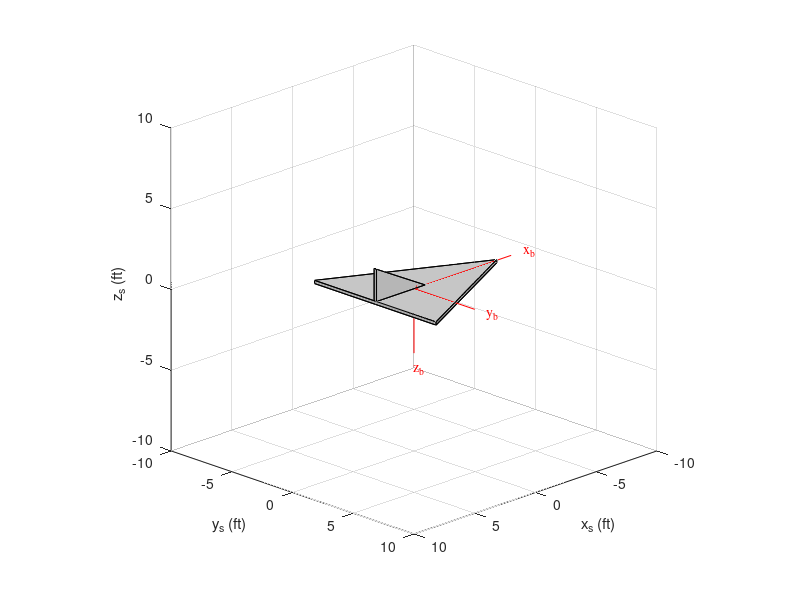

Source code (MATLAB):
clear;clc;format short e;
% Mass, Mass Center, Inertia Calculation
% Three View Drawing
% Compute Aircraft Parameters
 b = 10; % ft
 c = 10; % ft
 d = 6; % ft
 h = 2; % ft
 t = 0.2; % ft
 rho = 4; % slug/ft^3
% Comnpute Mass
 m = 1/2*rho*t*( b*c + h*(c-d) );
% Compute Mass Center
 xscm = 1/3*rho*t*( b*c^2 + 1/2*h*(c-d)*(2*c+d ) )/m;
 yscm = 0;
 zscm = 1/2*rho*t*( h*(c-d)*(1/2*t+1/3*h) )/m;
% Compute Inertia
 ixx = 1/2*rho*t*( ...
 + b*c *( (b/2)^2/18 + (t )^2/12 + (zscm )^2 + (b/2/3 )^2 ) ...
 + h*(c-d) *( (h )^2/18 + (t )^2/12 + (zscm-1/2*t-1/3*h)^2 ) ...
 );
 iyy = 1/2*rho*t*( ...
 + b*c *( (c )^2/18 + (t )^2/12 + (xscm-2/3*c )^2 + (zscm )^2 ) ...
 + h*(c-d) *( (h )^2/18 + (c-d)^2/18 + (xscm-2/3*c-1/3*d)^2 + (zscm-1/2*t-1/3*h)^2 ) ...
 );
 izz = 1/2*rho*t*( ...
 + b*c *( (b/2)^2/18 + (c )^2/18 + (xscm-2/3*c )^2 + (b/2/3 )^2 ) ...
 + h*(c-d) *( (c-d)^2/18 + (t )^2/12 + (xscm-2/3*c-1/3*d)^2 ) ...
 );
 ixy = 0;
 iyz = 0;
 izx = 1/2*rho*t*( ...
 + b*c *( (xscm-2/3*c ) * (zscm ) ) ...
 + h*(c-d) *( (h )*(c-d)/36 + (xscm-2/3*c-1/3*d) * (zscm-1/2*t-1/3*h) ) ...
 );
% Calculate Aircraft Surface - Structural Axes
% Calculate Component Surface - Right Wing Upper Surface (1)
% 2D Triangle
 n1a = 100; % Number of Chordwise Points, -
 n1b = 100; % Number of Spanwise Points, -
 m1_1 = +c/(b/2); % Leading Edge Slope, -
 b1_1 = 0; % Leading Edge Intercept, ft
 m1_2 = 0; % Trailing Edge Slope, -
 b1_2 = c; % Trailing Edge Intercept, ft
 y = linspace(0,+b/2,n1b).';
 z = +t/2;
 x1_s = NaN(n1a,n1b); y1_s = NaN(n1a,n1b); z1_s = NaN(n1a,n1b);
 for j = 1:n1a
 for k = 1:n1b
 xle = m1_1*y(k) + b1_1;
 xte = m1_2*y(k) + b1_2;
 x = (xte-xle)*(j-1)/(n1a-1) + xle;
 x1_s(j,k) = x;
 y1_s(j,k) = y(k);
 z1_s(j,k) = z;
  end
 end
 xv1_1_s = m1_1*( 0 ) + b1_1; yv1_1_s = 0; zv1_1_s = z;
 xv1_2_s = m1_1*(+b/2) + b1_1; yv1_2_s = +b/2; zv1_2_s = z;
 xv1_3_s = m1_2*(+t/2) + b1_2; yv1_3_s = +t/2; zv1_3_s = z;
 xv1_4_s = d; yv1_4_s = +t/2; zv1_4_s = z;
 xv1_s = [xv1_1_s xv1_2_s xv1_3_s xv1_4_s].';
 yv1_s = [yv1_1_s yv1_2_s yv1_3_s yv1_4_s].';
 zv1_s = [zv1_1_s zv1_2_s zv1_3_s zv1_4_s].';
% Calculate Component Surface - Right Wing Lower Surface (2)
% 2D Triangle
 n2a = 100; % Number of Chordwise Points, -
 n2b = 100; % Number of Spanwise Points, -
 m2_1 = +c/(b/2); % Leading Edge Slope, -
 b2_1 = 0; % Leading Edge Intercept, ft
 m2_2 = 0; % Trailing Edge Slope, -
 b2_2 = +c; % Trailing Edge Intercept, ft
 y = linspace(0,+b/2,n2b).';
 z = -t/2;
 x2_s = NaN(n2a,n2b); y2_s = NaN(n2a,n2b); z2_s = NaN(n2a,n2b);
 for j = 1:n2a
 for k = 1:n2b
 xle = m2_1*y(k) + b2_1;
 xte = m2_2*y(k) + b2_2;
 x = (xte-xle)*(j-1)/(n2a-1) + xle;
 x2_s(j,k) = x;
 y2_s(j,k) = y(k);
 z2_s(j,k) = z;
 end
 end
 xv2_1_s = m2_1*( 0 ) + b2_1; yv2_1_s = 0; zv2_1_s = z;
 xv2_2_s = m2_1*(+b/2) + b2_1; yv2_2_s = +b/2; zv2_2_s = z;
 xv2_3_s = m2_2*( 0 ) + b2_2; yv2_3_s = 0; zv2_3_s = z;
 xv2_s = [xv2_1_s xv2_2_s xv2_3_s].';
 yv2_s = [yv2_1_s yv2_2_s yv2_3_s].';
 zv2_s = [zv2_1_s zv2_2_s zv2_3_s].';
% Calculate Component Surface - Right Wing Outer Edge Surface (3)
% 2D Rectangle
 n3a = 100; % Number of Chordwise Points, -
 n3b = 100; % Number of Spanwise Points, -
 m3_1 = +c/(b/2); % Leading Edge Slope, -
 b3_1 = 0; % Leading Edge Intercept, ft
 y = linspace(0,+b/2,n3b).';
 z3_1 = -t/2;
 z3_2 = +t/2;
 x3_s = NaN(n3a,n3b); y3_s = NaN(n3a,n3b); z3_s = NaN(n3a,n3b);
 for j = 1:n3a
 for k = 1:n3b
 xle = m1_1*y(k) + b1_1;
 x = xle;
 z = (z3_2-z3_1)*(j-1)/(n3a-1) + z3_1;
 x3_s(j,k) = x;
 y3_s(j,k) = y(k);
 z3_s(j,k) = z;
 end
 end
 xv3_1_s = m3_1*( 0 ) + b3_1; yv3_1_s = 0; zv3_1_s = z3_1;
 xv3_2_s = m3_1*(+b/2) + b3_1; yv3_2_s = +b/2; zv3_2_s = z3_1;
 xv3_3_s = m3_1*(+b/2) + b3_1; yv3_3_s = +b/2; zv3_3_s = z3_2;
 xv3_4_s = m3_1*( 0 ) + b3_1; yv3_4_s = 0; zv3_4_s = z3_2;
 xv3_5_s = m3_1*( 0 ) + b3_1; yv3_5_s = 0; zv3_5_s = z3_1;
 xv3_s = [xv3_1_s xv3_2_s xv3_3_s xv3_4_s xv3_5_s].';
 yv3_s = [yv3_1_s yv3_2_s yv3_3_s yv3_4_s yv3_5_s].';
 zv3_s = [zv3_1_s zv3_2_s zv3_3_s zv3_4_s zv3_5_s].';
% Calculate Component Surface - Right Wing Aft Edge Surface (4)
% 2D Rectangle
 n4a = 100; % Number of Chordwise Points, -
 n4b = 100; % Number of Spanwise Points, -
 m4_2 = 0; % Trailing Edge Slope, -
 b4_2 = +c; % Trailing Edge Intercept, ft
 y = linspace(0,+b/2,n4b).';
 z4_1 = -t/2;
 z4_2 = +t/2;
 x4_s = NaN(n4a,n4b); y4_s = NaN(n4a,n4b); z4_s = NaN(n4a,n4b);
 for j = 1:n4a
 for k = 1:n4b
 xte = m4_2*y(k) + b4_2;
 x = xte;
 z = (z4_2-z4_1)*(j-1)/(n4a-1) + z4_1;
 x4_s(j,k) = x;
 y4_s(j,k) = y(k);
 z4_s(j,k) = z;
 end
 end
 xv4_1_s = m4_2*( 0 ) + b4_2; yv4_1_s = 0; zv4_1_s = z4_1;
 xv4_2_s = m4_2*(+b/2) + b4_2; yv4_2_s = +b/2; zv4_2_s = z4_1;
 xv4_3_s = m4_2*(+b/2) + b4_2; yv4_3_s = +b/2; zv4_3_s = z4_2;
 xv4_4_s = m4_2*( 0 ) + b4_2; yv4_4_s = 0; zv4_4_s = z4_2;
 xv4_s = [xv4_1_s xv4_2_s xv4_3_s xv4_4_s].';
 yv4_s = [yv4_1_s yv4_2_s yv4_3_s yv4_4_s].';
 zv4_s = [zv4_1_s zv4_2_s zv4_3_s zv4_4_s].';
% Calculate Component Surface - Left Wing Upper Surface (5)
% 2D Triangle
 n5a = 100; % Number of Chordwise Points, -
 n5b = 100; % Number of Spanwise Points, -
 m5_1 = -c/(b/2); % Leading Edge Slope, -
 b5_1 = 0; % Leading Edge Intercept, ft
 m5_2 = 0; % Trailing Edge Slope, -
 b5_2 = +c; % Trailing Edge Intercept, ft
 y = linspace(-b/2,0,n5b).';
 z = +t/2;
 x5_s = NaN(n5a,n5b); y5_s = NaN(n5a,n5b); z5_s = NaN(n5a,n5b);
 for j = 1:n5a
 for k = 1:n5b
 xle = m5_1*y(k) + b5_1;
 xte = m5_2*y(k) + b5_2;
 x = (xte-xle)*(j-1)/(n5a-1) + xle;
 x5_s(j,k) = x;
 y5_s(j,k) = y(k);
 z5_s(j,k) = z;
 end
 end
 xv5_1_s = m5_1*( 0 ) + b5_1; yv5_1_s = 0; zv5_1_s = z;
 xv5_2_s = m5_1*(-b/2) + b5_1; yv5_2_s = -b/2; zv5_2_s = z;
 xv5_3_s = m5_2*(-t/2) + b5_2; yv5_3_s = -t/2; zv5_3_s = z;
 xv5_4_s = d; yv5_4_s = -t/2; zv5_4_s = z;
  xv5_s = [xv5_1_s xv5_2_s xv5_3_s xv5_4_s].';
 yv5_s = [yv5_1_s yv5_2_s yv5_3_s yv5_4_s].';
 zv5_s = [zv5_1_s zv5_2_s zv5_3_s zv5_4_s].';
% Calculate Component Surface - Right Wing Lower Surface (6)
% 2D Triangle
 n6a = 100; % Number of Chordwise Points, -
 n6b = 100; % Number of Spanwise Points, -
 m6_1 = -c/(b/2); % Leading Edge Slope, -
 b6_1 = 0; % Leading Edge Intercept, ft
 m6_2 = 0; % Trailing Edge Slope, -
 b6_2 = +c; % Trailing Edge Intercept, ft
 y = linspace(-b/2,0,n6b).';
 z = -t/2;
 x6_s = NaN(n6a,n6b); y6_s = NaN(n6a,n6b); z6_s = NaN(n6a,n6b);
 for j = 1:n6a
 for k = 1:n6b
 xle = m6_1*y(k) + b6_1;
 xte = m6_2*y(k) + b6_2;
 x = (xte-xle)*(j-1)/(n6a-1) + xle;
 x6_s(j,k) = x;
 y6_s(j,k) = y(k);
 z6_s(j,k) = z;
 end
 end
 xv6_1_s = m6_1*( 0 ) + b6_1; yv6_1_s = 0; zv6_1_s = z;
 xv6_2_s = m6_1*(-b/2) + b6_1; yv6_2_s = -b/2; zv6_2_s = z;
 xv6_3_s = m6_2*( 0 ) + b6_2; yv6_3_s = 0; zv6_3_s = z;
 xv6_s = [xv6_1_s xv6_2_s xv6_3_s].';
 yv6_s = [yv6_1_s yv6_2_s yv6_3_s].';
 zv6_s = [zv6_1_s zv6_2_s zv6_3_s].';
% Calculate Component Surface - Left Wing Outer Edge Surface (7)
% 2D Rectangle
 n7a = 100; % Number of Chordwise Points, -
 n7b = 100; % Number of Spanwise Points, -
 m7_1 = -c/(b/2); % Leading Edge Slope, -
 b7_1 = 0; % Leading Edge Intercept, ft
 y = linspace(-b/2,0,n7b).';
 z7_1 = -t/2;
 z7_2 = +t/2;
 x7_s = NaN(n7a,n7b); y7_s = NaN(n7a,n7b); z7_s = NaN(n7a,n7b);
 for j = 1:n7a
 for k = 1:n7b
 xle = m7_1*y(k) + b7_1;
 x = xle;
 z = (z7_2-z7_1)*(j-1)/(n7a-1) + z7_1;
 x7_s(j,k) = x;
 y7_s(j,k) = y(k);
 z7_s(j,k) = z;
 end
 end
 xv7_1_s = m7_1*( 0 ) + b7_1; yv7_1_s = 0; zv7_1_s = z7_1;
 xv7_2_s = m7_1*(-b/2) + b7_1; yv7_2_s = -b/2; zv7_2_s = z7_1;
 xv7_3_s = m7_1*(-b/2) + b7_1; yv7_3_s = -b/2; zv7_3_s = z7_2;
 xv7_4_s = m7_1*( 0 ) + b7_1; yv7_4_s = 0; zv7_4_s = z7_2;
 xv7_5_s = m7_1*( 0 ) + b7_1; yv7_5_s = 0; zv7_5_s = z7_1;
 xv7_s = [xv7_1_s xv7_2_s xv7_3_s xv7_4_s xv7_5_s].';
 yv7_s = [yv7_1_s yv7_2_s yv7_3_s yv7_4_s yv7_5_s].';
 zv7_s = [zv7_1_s zv7_2_s zv7_3_s zv7_4_s zv7_5_s].';
 % Calculate Component Surface - Left Wing Aft Edge Surface (8)
% 2D Rectangle
 n8a = 100; % Number of Chordwise Points, -
 n8b = 100; % Number of Spanwise Points, -
 m8_2 = 0; % Trailing Edge Slope, -
 b8_2 = +c; % Trailing Edge Intercept, ft
 y = linspace(-b/2,0,n8b).';
 z8_1 = -t/2;
 z8_2 = +t/2;
 x8_s = NaN(n8a,n8b); y8_s = NaN(n8a,n8b); z8_s = NaN(n8a,n8b);
 for j = 1:n8a
 for k = 1:n8b
 xte = m8_2*y(k) + b8_2;
 x = xte;
 z = (z8_2-z8_1)*(j-1)/(n8a-1) + z8_1;
 x8_s(j,k) = x;
 y8_s(j,k) = y(k);
 z8_s(j,k) = z;
 end
 end
 xv8_1_s = m8_2*( 0 ) + b8_2; yv8_1_s = 0; zv8_1_s = z8_1;
 xv8_2_s = m8_2*(-b/2) + b8_2; yv8_2_s = -b/2; zv8_2_s = z8_1;
 xv8_3_s = m8_2*(-b/2) + b8_2; yv8_3_s = -b/2; zv8_3_s = z8_2;
 xv8_4_s = m8_2*( 0 ) + b8_2; yv8_4_s = 0; zv8_4_s = z8_2;
 xv8_s = [xv8_1_s xv8_2_s xv8_3_s xv8_4_s].';
 yv8_s = [yv8_1_s yv8_2_s yv8_3_s yv8_4_s].';
 zv8_s = [zv8_1_s zv8_2_s zv8_3_s zv8_4_s].';
% Calculate Component Surface - Right Vertical Tail Surface (9)
% 2D Triangle
 n9a = 100; % Number of Chordwise Points, -
 n9b = 100; % Number of Spanwise Points, -
 m9_1 = +(c-d)/h; % Leading Edge Slope, -
 b9_1 = +(c-d)/h*(-t/2) + d ; % Leading Edge Intercept, ft
 m9_2 = 0; % Trailing Edge Slope, -
 b9_2 = +c; % Trailing Edge Intercept, ft
 y = +t/2;
 z = linspace(+t/2,+t/2+h,n9b).';
 x9_s = NaN(n9a,n9b); y9_s = NaN(n9a,n9b); z9_s = NaN(n9a,n9b);
 for j = 1:n9a
 for k = 1:n9b
 xle = m9_1*z(k) + b9_1;
 xte = m9_2*z(k) + b9_2;
 x = (xte-xle)*(j-1)/(n9a-1) + xle;
 x9_s(j,k) = x;
 y9_s(j,k) = y;
 z9_s(j,k) = z(k);
 end
 end
 xv9_1_s = m9_1*(+t/2 ) + b9_1; yv9_1_s = y; zv9_1_s = +t/2;
 xv9_2_s = m9_1*(+t/2+h) + b9_1; yv9_2_s = y; zv9_2_s = +t/2+h;
 xv9_3_s = m9_2*(+t/2 ) + b9_2; yv9_3_s = y; zv9_3_s = +t/2;
 xv9_4_s = m9_1*(+t/2 ) + b9_1; yv9_4_s = y; zv9_4_s = +t/2;
 xv9_s = [xv9_1_s xv9_2_s xv9_3_s xv9_4_s].';
 yv9_s = [yv9_1_s yv9_2_s yv9_3_s yv9_4_s].';
 zv9_s = [zv9_1_s zv9_2_s zv9_3_s zv9_4_s].';
% Calculate Component Surface - Left Vertical Tail Surface (10)
% 2D Triangle
 n10a = 100; % Number of Chordwise Points, -
 n10b = 100; % Number of Spanwise Points, -
 m10_1 = +(c-d)/h; % Leading Edge Slope, -
 b10_1 = +(c-d)/h*(-t/2) + d ; % Leading Edge Intercept, ft
 m10_2 = 0; % Trailing Edge Slope, -
 b10_2 = +c; % Trailing Edge Intercept, ft
 y = -t/2;
 z = linspace(+t/2,+t/2+h,n10b).';
 x10_s = NaN(n10a,n10b); y10_s = NaN(n10a,n10b); z10_s = NaN(n10a,n10b);
 for j = 1:n10a
 for k = 1:n10b
 xle = m10_1*z(k) + b10_1;
 xte = m10_2*z(k) + b10_2;
 x = (xte-xle)*(j-1)/(n10a-1) + xle;
 x10_s(j,k) = x;
 y10_s(j,k) = y;
 z10_s(j,k) = z(k);
 end
 end
 xv10_1_s = m10_1*(+t/2 ) + b10_1; yv10_1_s = y; zv10_1_s = +t/2;
 xv10_2_s = m10_1*(+t/2+h) + b10_1; yv10_2_s = y; zv10_2_s = +t/2+h;
 xv10_3_s = m10_2*(+t/2 ) + b10_2; yv10_3_s = y; zv10_3_s = +t/2;
 xv10_4_s = m10_1*(+t/2 ) + b10_1; yv10_4_s = y; zv10_4_s = +t/2;
 xv10_s = [xv10_1_s xv10_2_s xv10_3_s xv10_4_s].';
 yv10_s = [yv10_1_s yv10_2_s yv10_3_s yv10_4_s].';
 zv10_s = [zv10_1_s zv10_2_s zv10_3_s zv10_4_s].';
% Calculate Component Surface - Vertical Tail Upper Edge Surface (11)
% 2D Rectangle
 n11a = 100; % Number of Chordwise Points, -
 n11b = 100; % Number of Spanwise Points, -
 m11_1 = +(c-d)/h; % Leading Edge Slope, -
 b11_1 = +(c-d)/h*(-t/2) + d ; % Leading Edge Intercept, ft
 y11_1 = -t/2;
 y11_2 = +t/2;
 z = linspace(+t/2,+t/2+h,n11b).';
 x11_s = NaN(n11a,n11b); y11_s = NaN(n11a,n11b); z11_s = NaN(n11a,n11b);
 for j = 1:n11a
 for k = 1:n11b
 xle = m11_1*z(k) + b11_1;
 x = xle;
 y = (y11_2-y11_1)*(j-1)/(n11a-1) + y11_1;
 x11_s(j,k) = x;
 y11_s(j,k) = y;
 z11_s(j,k) = z(k);
 end
 end
 xv11_1_s = m11_1*(+t/2 ) + b11_1; yv11_1_s = y11_1; zv11_1_s = +t/2;
 xv11_2_s = m11_1*(+t/2+h) + b11_1; yv11_2_s = y11_1; zv11_2_s = +t/2+h;
 xv11_3_s = m11_1*(+t/2+h) + b11_1; yv11_3_s = y11_2; zv11_3_s = +t/2+h;
 xv11_4_s = m11_1*(+t/2 ) + b11_1; yv11_4_s = y11_2; zv11_4_s = +t/2;
 xv11_5_s = m11_1*(+t/2 ) + b11_1; yv11_5_s = y11_1; zv11_5_s = +t/2;
 xv11_s = [xv11_1_s xv11_2_s xv11_3_s xv11_4_s xv11_5_s].';
 yv11_s = [yv11_1_s yv11_2_s yv11_3_s yv11_4_s yv11_5_s].';
 zv11_s = [zv11_1_s zv11_2_s zv11_3_s zv11_4_s zv11_5_s].';
% Calculate Component Surface - Vertical Tail Aft Edge Surface (12)
% 2D Rectangle
 n12a = 100; % Number of Chordwise Points, -
 n12b = 100; % Number of Spanwise Points, -
 m12_2 = 0; % Trailing Edge Slope, -
 b12_2 = +c; % Trailing Edge Intercept, ft
34
 y12_1 = -t/2;
 y12_2 = +t/2;
 z = linspace(+t/2,+t/2+h,n12b).';
 x12_s = NaN(n12a,n12b); y12_s = NaN(n12a,n12b); z12_s = NaN(n12a,n12b);
 for j = 1:n12a
 for k = 1:n12b
 xte = m12_2*z(k) + b12_2;
 x = xte;
 y = (y12_2-y12_1)*(j-1)/(n12a-1) + y12_1;
 x12_s(j,k) = x;
 y12_s(j,k) = y;
 z12_s(j,k) = z(k);
 end
 end
 xv12_1_s = m12_2*(+t/2 ) + b12_2; yv12_1_s = y12_1; zv12_1_s = +t/2;
 xv12_2_s = m12_2*(+t/2+h) + b12_2; yv12_2_s = y12_1; zv12_2_s = +t/2+h;
 xv12_3_s = m12_2*(+t/2+h) + b12_2; yv12_3_s = y12_2; zv12_3_s = +t/2+h;
 xv12_4_s = m12_2*(+t/2 ) + b12_2; yv12_4_s = y12_2; zv12_4_s = +t/2;
 xv12_5_s = m12_2*(+t/2 ) + b12_2; yv12_5_s = y12_1; zv12_5_s = +t/2;
 xv12_s = [xv12_1_s xv12_2_s xv12_3_s xv12_4_s xv12_5_s].';
 yv12_s = [yv12_1_s yv12_2_s yv12_3_s yv12_4_s yv12_5_s].';
 zv12_s = [zv12_1_s zv12_2_s zv12_3_s zv12_4_s zv12_5_s].';
% Construct Aircraft Perspective View - Structural Axes
 f1_id = figure(1); clf
% fa = 0.5; % 50 % Opaque / 50% Transparent
 fa = 1.0; % 100% Opaque / 0 % Transparent
 hold
 dx = -xscm;dy = 0;dz = 0;
 s1s_id = surf(x1_s +dx,y1_s ,z1_s ); set(s1s_id ,'FaceAlpha',fa)
 s2s_id = surf(x2_s +dx,y2_s ,z2_s ); set(s2s_id ,'FaceAlpha',fa)
 s3s_id = surf(x3_s +dx,y3_s ,z3_s ); set(s3s_id ,'FaceAlpha',fa)
 s4s_id = surf(x4_s +dx,y4_s ,z4_s ); set(s4s_id ,'FaceAlpha',fa)
 s5s_id = surf(x5_s +dx,y5_s ,z5_s ); set(s5s_id ,'FaceAlpha',fa)
 s6s_id = surf(x6_s +dx,y6_s ,z6_s ); set(s6s_id ,'FaceAlpha',fa)
 s7s_id = surf(x7_s +dx,y7_s ,z7_s ); set(s7s_id ,'FaceAlpha',fa)
 s8s_id = surf(x8_s +dx,y8_s ,z8_s ); set(s8s_id ,'FaceAlpha',fa)
 s9s_id = surf(x9_s +dx,y9_s ,z9_s ); set(s9s_id ,'FaceAlpha',fa)
 s10s_id = surf(x10_s+dx,y10_s,z10_s); set(s10s_id,'FaceAlpha',fa)
 s11s_id = surf(x11_s+dx,y11_s,z11_s); set(s11s_id,'FaceAlpha',fa)
 s12s_id = surf(x12_s+dx,y12_s,z12_s); set(s12s_id,'FaceAlpha',fa)
 plot3(xv1_s +dx,yv1_s ,zv1_s ,'-k');
 plot3(xv2_s +dx,yv2_s ,zv2_s ,'-k');
 plot3(xv3_s +dx,yv3_s ,zv3_s ,'-k');
 plot3(xv4_s +dx,yv4_s ,zv4_s ,'-k');
 plot3(xv5_s +dx,yv5_s ,zv5_s ,'-k');
 plot3(xv6_s +dx,yv6_s ,zv6_s ,'-k');
 plot3(xv7_s +dx,yv7_s ,zv7_s ,'-k');
 plot3(xv8_s +dx,yv8_s ,zv8_s ,'-k');
 plot3(xv9_s +dx,yv9_s ,zv9_s ,'-k');
 plot3(xv10_s+dx,yv10_s,zv10_s,'-k');
 plot3(xv11_s+dx,yv11_s,zv11_s,'-k');
 plot3(xv12_s+dx,yv12_s,zv12_s,'-k');
 plot3(xscm+dx,yscm,zscm,'*r');
 plot3([xscm xscm-8]+dx,[yscm yscm+0],[zscm zscm-0],'-r')
 plot3([xscm xscm-0]+dx,[yscm yscm+5],[zscm zscm-0],'-r')
 plot3([xscm xscm-0]+dx,[yscm yscm+0],[zscm zscm-4],'-r')
 hold
 colormap([0.90 0.90 0.90]), shading interp, lighting gouraud, material metal
 la = [+000 +100]; l1_id = lightangle(la(1),la(2));
 la = [+000 -080]; l2_id = lightangle(la(1),la(2));
 la = [+020 +010]; l3_id = lightangle(la(1),la(2));
 la = [+110 +010]; l4_id = lightangle(la(1),la(2));
 la = [+200 +010]; l5_id = lightangle(la(1),la(2));
 la = [+290 +010]; l6_id = lightangle(la(1),la(2));
 aw = [-10 10 -10 10 -10 10]; axis(aw), axis square, av = [135 20]; view(av), grid
 xlabel('x_s (ft)'), ylabel('y_s (ft)'), zlabel('z_s (ft)')
 text(xscm-9+dx,yscm+0,zscm-0,'x_b','FontName','Times','Color','r')
 text(xscm-0+dx,yscm+6,zscm-0,'y_b','FontName','Times','Color','r')
 text(xscm-0+dx,yscm+0,zscm-5,'z_b','FontName','Times','Color','r')